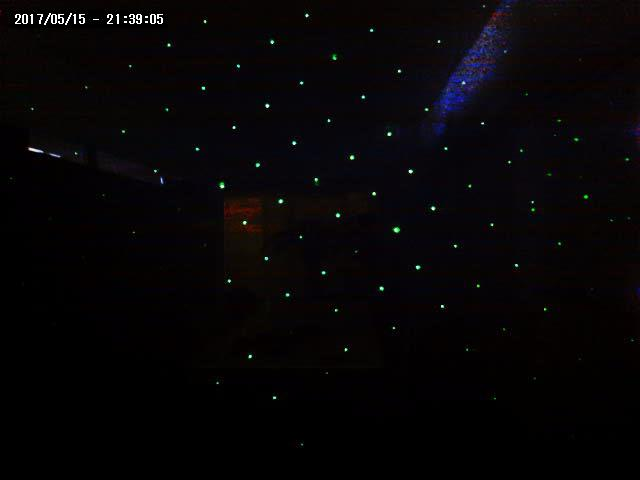
//> input picture prototypes/green_filter/170515_camera_new/app_new_cam.JPG, 640 x 480 px
$ ./in_the_darkest_night 170515_camera_new/app_new_cam.JPG   (built with g++ and OpenCV 4)
//> lines starting //> are read from the running program, lines starting //| are printed output that depends on the picture; after the words box and inside, x2 and y2 are one past the last pixel; in counts of white or black regions, pixels touching at a corner belong together
#include <iostream>
#include <opencv2/core.hpp>
#include <opencv2/imgproc.hpp>
#include <opencv2/highgui.hpp>

bool filter(cv::Mat src, cv::Mat &dst, std::vector<uchar> values, std::vector<int> ranges){
    if(values.size() != ranges.size()){
        return false;
    }
    std::vector<cv::Mat> channel(values.size()+1);
    cv::split(src, channel);
    int lower_limit, higher_limit;
    size_t values_size = values.size();
    dst = cv::Mat::zeros(src.size(), src.type());
    for(size_t i=0; i<values_size; i++){
        lower_limit = values[i] - ranges[i];
        higher_limit = values[i] + ranges[i];
        cv::threshold(channel[i], channel[i], lower_limit, 255, cv::THRESH_TOZERO);
        cv::threshold(channel[i], channel[i], higher_limit, 255, cv::THRESH_TOZERO_INV);
    }
    cv::merge(channel, dst);
    cv::cvtColor(dst, dst, cv::COLOR_BGR2GRAY);
    cv::threshold(dst, dst, 128, 255, cv::THRESH_BINARY);
    cv::Mat kernel = cv::getStructuringElement(cv::MORPH_RECT, cv::Size(3,3), cv::Point(1,1));
    cv::dilate(dst, dst, kernel, cv::Point(-1,-1),1);
}

int main(int argc, char **argv){
    if(argc < 2){
        std::cout << "Need to provide the input image" << std::endl;
        std::cout << "./filter <input_img>";
        return 0;
    }
    cv::Mat input_img = cv::imread(argv[1]);
//> input_img is the input picture: 480 rows x 640 cols, CV_8UC3; mean B, G, R 6.3, 4.8, 6.7
    cv::Mat result_img = input_img.clone();
    std::cout << "Controls:" << std::endl;
    std::cout << "a/z: increase/decrease R thresh value" << std::endl;
    std::cout << "s/x: increase/decrease G thresh value" << std::endl;
    std::cout << "d/c: increase/decrease B thresh value" << std::endl;
    std::cout << "f/v: increase/decrease R thresh range" << std::endl;
    std::cout << "g/b: increase/decrease G thresh range" << std::endl;
    std::cout << "h/n: increase/decrease B thresh range" << std::endl;
    std::cout << "p: print the current values" << std::endl;
    std::vector<uchar> thresh_values(3, 128);
    std::vector<int> thresh_range(3, 50);
    char c = 0;
    while(c!='q'){
        cv::imshow("Original", input_img);
        cv::imshow("Result", result_img);
        c = cv::waitKey(0);
//> the 'q' key is pressed
        switch(c){
            case 'a': thresh_values[2]++; break;
            case 'z': thresh_values[2]--; break;
            case 's': thresh_values[1]++; break;
            case 'x': thresh_values[1]--; break;
            case 'd': thresh_values[0]++; break;
            case 'c': thresh_values[0]--; break;
            case 'f': thresh_range[2]++; break;
            case 'v': thresh_range[2]--; break;
            case 'g': thresh_range[1]++; break;
            case 'b': thresh_range[1]--; break;
            case 'h': thresh_range[0]++; break;
            case 'n': thresh_range[0]--; break;
            case 'p':
                std::cout << "Threshold values: ";
                for(int i=0; i<3; i++){
                    std::cout << static_cast<int>(thresh_values[i]) << ", ";
                }
                std::cout << std::endl;
                std::cout << "Threshold range: ";
                for(int i=0; i<3; i++){
                    std::cout << thresh_range[i] << ", ";
                }
                std::cout << std::endl;
                break;
        }
        filter(input_img, result_img, thresh_values, thresh_range);
//> in filter, `cv::merge(channel, dst);`:
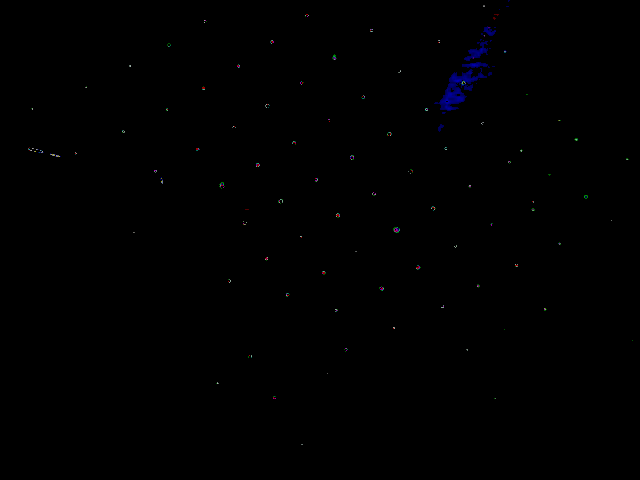
//> dst: 480 rows x 640 cols, CV_8UC3; mean B, G, R 0.6, 0.2, 0.2
//> in filter, `cv::dilate(dst, dst, kernel, cv::Point(-1,-1),1);`:
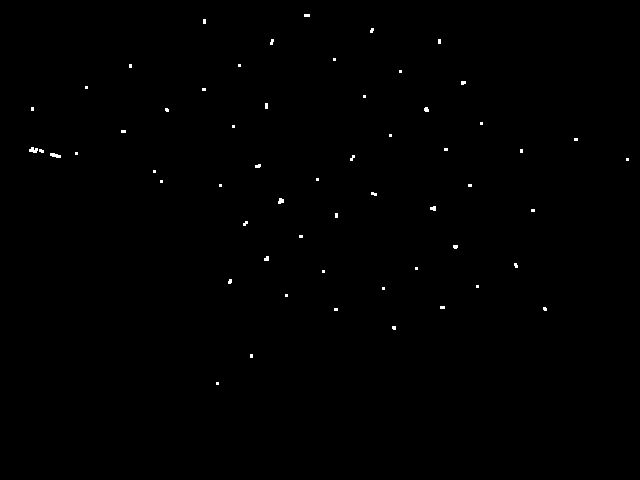
//> dst: 480 rows x 640 cols, CV_8UC1; 0.27% white; 58 white regions (51 under 20 px), largest, box (x1, y1, x2, y2) and area: (29, 147, 38, 153) 38, (50, 153, 61, 158) 38, (278, 198, 284, 204) 28
    }
    return 0;
}
